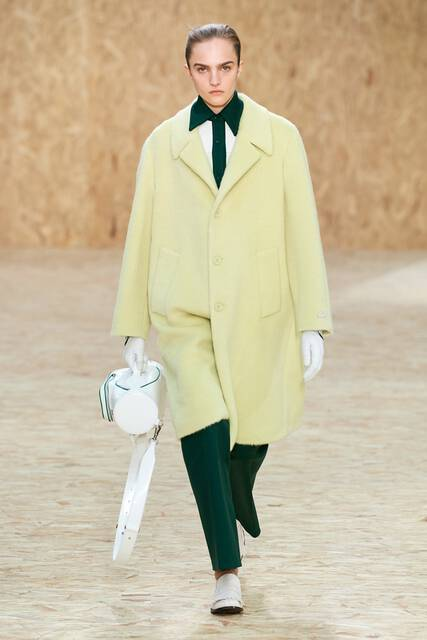
#> input picture inputs/images/People_Yes_resized_640/OK_000002.jpg, 427 x 640 px, given in place of OK_000000.jpg, which was not available
$ jupyter execute --allow-errors TrainModel_OK.ipynb   (shell and % lines are left out)   (older library calls are emulated)
#> lines starting #> are read from the running program, lines starting #| are printed output that depends on the picture; pictures that were not available may be replaced by others from this repository, and a replacement may not be noted
[cell 1]
import cv2
import pandas as pd
import numpy as np
import imutils
from imutils import perspective
from imutils import contours
#> (the rest of this cell did not finish here and is left out)

#> (a cell that did not finish here is left out)

#> (a cell that did not finish here is left out)

[cell 4]
img = cv2.imread("../inputs/images/People_Yes_resized_640/OK_000000.jpg")
#> img is the input picture: shape (640, 427, 3); mean B, G, R 159.4, 188.8, 201.3
# Reorganize numpy array for matplotlib
img = cv2.cvtColor(img, cv2.COLOR_BGR2RGB)
#> (the rest of this cell did not finish here and is left out)

[cell 5]
img_bw = cv2.cvtColor(img, cv2.COLOR_RGB2GRAY)
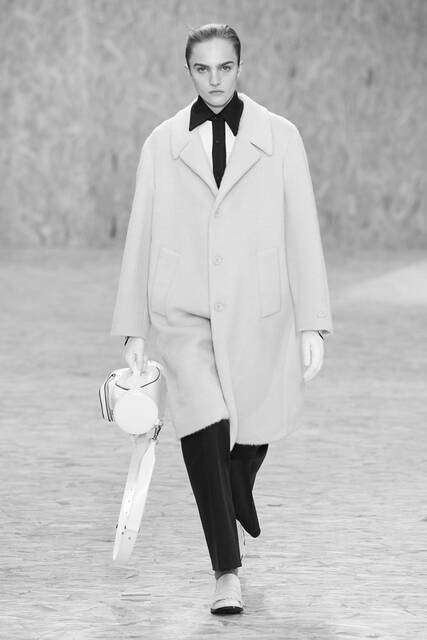
#> img_bw: shape (640, 427); min 2, max 255, mean 189.2
#> (the rest of this cell did not finish here and is left out)

[cell 6]
img_bw.shape
#> Out = (640, 427)

[cell 7]
def getImgBW(path):
    img = cv2.imread(path)
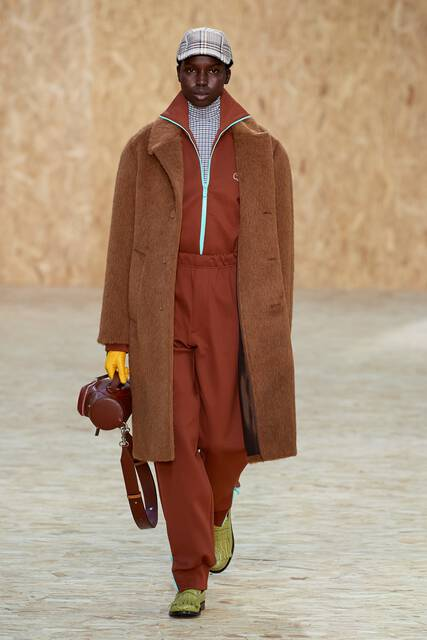
#> input picture inputs/images/People_Yes_resized_640/OK_000017.jpg, 427 x 640 px, given in place of OK_000011.jpg, which was not available
#> img is the input picture: shape (640, 427, 3); mean B, G, R 122.8, 146.1, 173.1
    img = cv2.cvtColor(img, cv2.COLOR_BGR2RGB)
     # Generate a mask
    mask = generateMask(img)
    background_mask = np.all(mask == [0, 0, 0], axis=-1)

    #imarr = np.array(img)
    # Apply Mask / Separate Foreground and Background
    foreground = np.array(img)
    foreground[background_mask] = [0,0,0]

    #plt.figure(figsize=(8,14))
    #plt.subplot(1,3,1)
    #plt.imshow(foreground,cmap="gray")

    img_bw = cv2.cvtColor(foreground, cv2.COLOR_RGB2GRAY)
    print(f"{path}- Done")

    return img_bw

#> (a cell that did not finish here is left out)

#> (a cell that did not finish here is left out)

#> (a cell that did not finish here is left out)

#> (a cell that did not finish here is left out)

#> (a cell that did not finish here is left out)

[cell 13]
from scipy.fftpack import dct

[cell 14]
#numfeats = 65
def getFeats(img,numfeats = 65):
#> called with numfeats = 65
    try:
        fft = np.log10(np.abs(np.fft.fft2(img)))
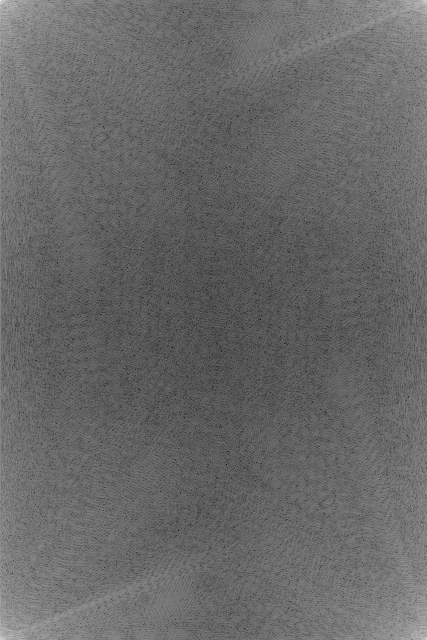
#> fft: shape (640, 427) float64; min 0.162, max 7.71, mean 3.26; drawn with min black and max white
        w = fft.shape[0]//2
#> w = 320
        fft = fft[3:w+3,3:w+3]
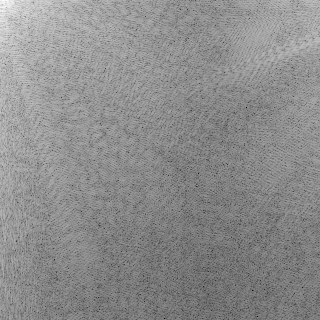
#> fft: shape (320, 320) float64; min 0.162, max 5.61, mean 3.18; drawn with min black and max white
        feats = fft[:numfeats,:numfeats]
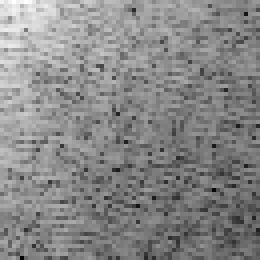
#> feats: shape (65, 65) float64 (shown 4 times larger); min 2.41, max 5.61, mean 4.12; drawn with min black and max white
        q = np.hstack(feats)
#> q = 4225 values, max 5.61 at index 3, min 2.41 at index 4165, mean 4.12
        if len(q) != numfeats*numfeats:
            plt.imshow(img)
            print("Invalid face to get features")
            return None
        return q
    except:
        print("Cannot extract features")
        return None

[cell 15]
feats = getFeats(img_bw)
#> feats has the same summary as q in getFeats
print(feats)
#> (printed output is left out)
print(feats.shape)
#| (4225,)
